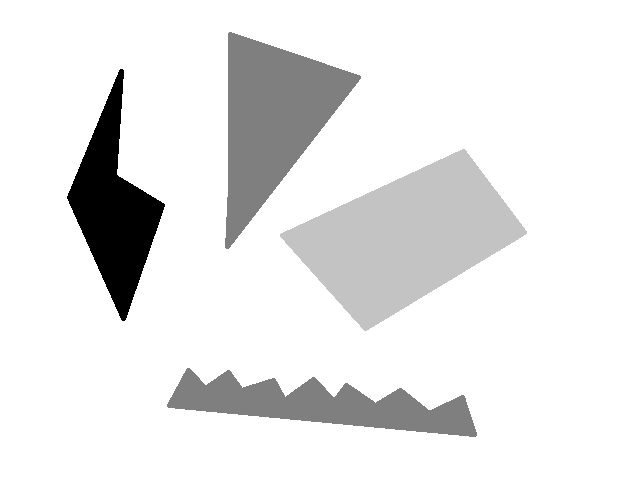
#> input picture imgs/exemplo.png, 640 x 480 px
$ python orbAndSift.py
#> lines starting #> are read from the running program, lines starting #| are printed output that depends on the picture
# Detectando pontos com ORB e realizando a correspondencia com os descritores SIFT e ORB
import numpy as np
import cv2 as cv
import matplotlib.pyplot as plt

img1 = cv.imread('imgs/exemplo.png', cv.IMREAD_GRAYSCALE)  # queryImage
#> img1 is the input picture: shape (480, 640); min 0, max 255, mean 231.6
img2 = cv.imread('imgs/exemplo2.png', cv.IMREAD_GRAYSCALE)  # trainImage
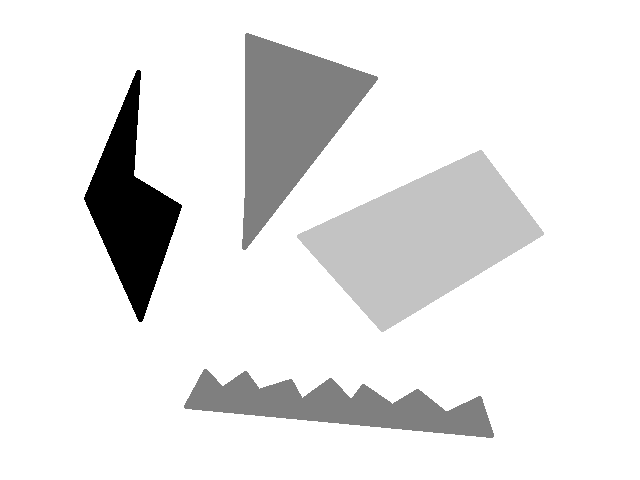
#> input picture imgs/exemplo2.png, 640 x 480 px
#> img2 is the input picture: shape (480, 640); min 0, max 255, mean 231.6

nFeatures = 20
edgeTreshold = 1
sigma = 0.1

# Initiate SIFT detector
sift = cv.SIFT.create(nfeatures=nFeatures, edgeThreshold=edgeTreshold, sigma=sigma)
orb = cv.ORB.create(nfeatures=nFeatures, edgeThreshold=edgeTreshold, scoreType=1)

# find the keypoints and descriptors with SIFT
kp1, des1 = orb.detectAndCompute(img1, None)
#> kp1 = 23 keypoints; strongest (x, y, size): (121, 71, 44.6), (122, 318, 44.6), (123, 318, 53.6), (122, 316, 77.1)
kp2, des2 = orb.detectAndCompute(img2, None)
#> kp2 = 24 keypoints; strongest (x, y, size): (138, 72, 44.6), (140, 320, 44.6), (140, 318, 53.6), (139, 316, 77.1)

# Compute descriptors with ORB
_, des1_sift = sift.compute(img1, kp1)
_, des2_sift = sift.compute(img2, kp2)

# BFMatcher with default params
bf = cv.BFMatcher()
matchesSift = bf.knnMatch(des1_sift, des2_sift, k=3)
#> matchesSift = 23 matches
matchesOrb = bf.knnMatch(des1, des2, k=3)
#> matchesOrb = 23 matches

""" # Apply ratio test
goodOrb = []
for m, n in matchesOrb:
    if m.distance < 0.60 * n.distance:
        goodOrb.append([m])

goodSift = []
for m, n in matchesSift:
    if m.distance < 0.60 * n.distance:
        goodSift.append([m])

accuracyOrb = (len(goodOrb)/len(matchesOrb))*100
accuracySIFT = (len(goodSift)/len(matchesSift))*100 """

print("Matches Sift: ", len(matchesSift),"\nMatches Orb: ", len(matchesOrb))
#| Matches Sift:  23
#| Matches Orb:  23
""" print("Good Sift: ", len(goodSift),"\nGood Orb: ", len(goodOrb))
print("Acerto ORB: {:.2f} %".format(accuracyOrb), "\nAcerto Sift: {:.2f} %".format(accuracySIFT)) """

img3 = cv.drawMatchesKnn(img1, kp1, img2, kp2, matchesOrb, None, flags=cv.DrawMatchesFlags_NOT_DRAW_SINGLE_POINTS)
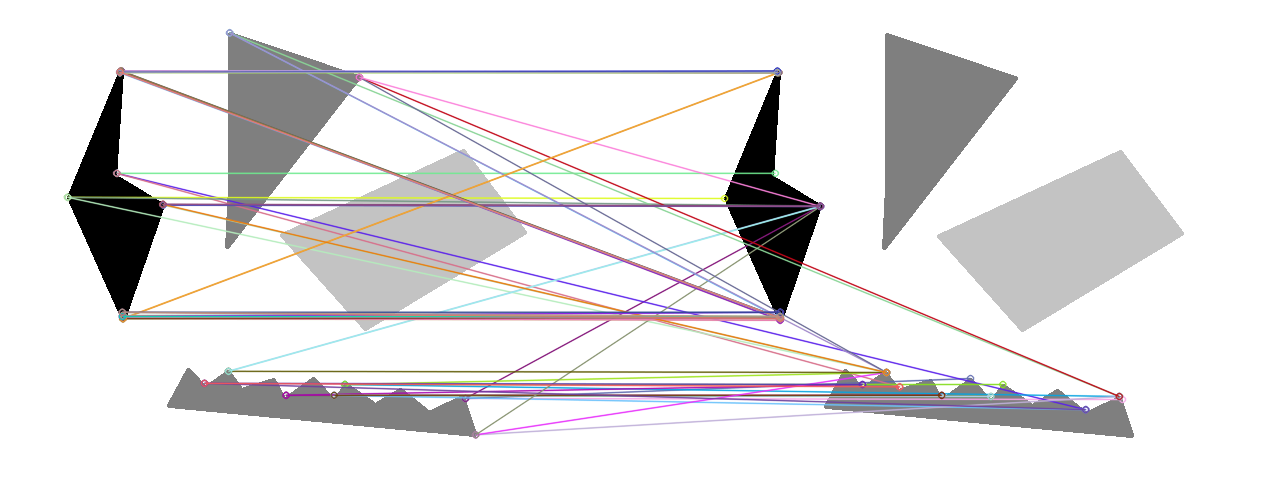
#> img3: shape (480, 1280, 3); mean of channels 0, 1, 2 226.6, 225.8, 227.2; drawn as B, G, R

img4 = cv.drawMatchesKnn(img1, kp1, img2, kp2, matchesSift, None, flags=cv.DrawMatchesFlags_NOT_DRAW_SINGLE_POINTS)
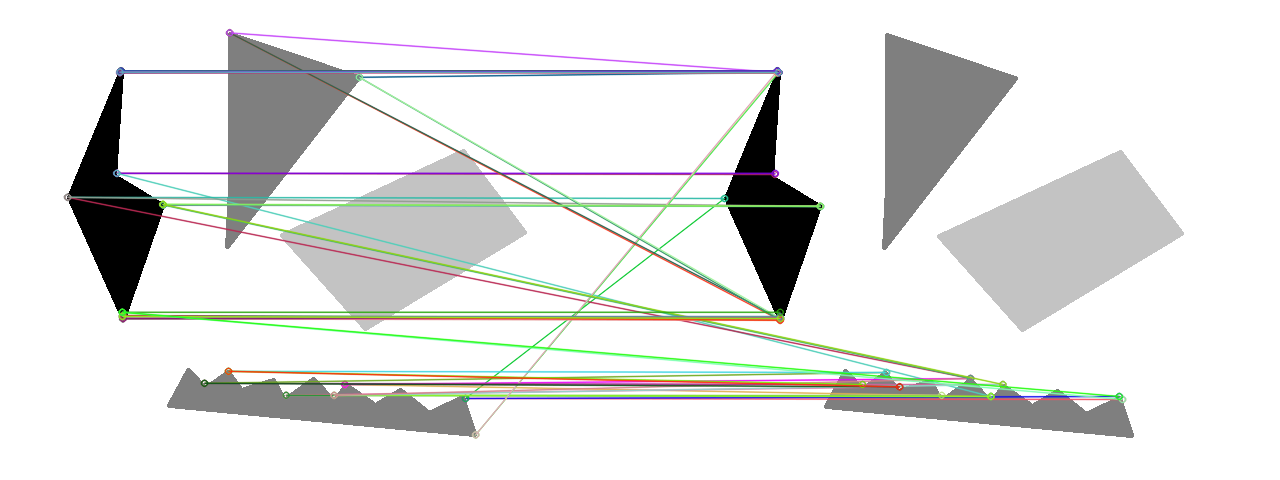
#> img4: shape (480, 1280, 3); mean of channels 0, 1, 2 225.4, 227.1, 226.1; drawn as B, G, R

plt.subplot(1, 2, 1)
plt.imshow(img3)
plt.title('Correspondências ORB')

plt.subplot(1, 2, 2)
plt.imshow(img4)
plt.title('Correspondências detector ORB e descritor SIFT')

# Ajuste o layout para evitar sobreposição

# Exiba a janela com os dois subplots
plt.show()
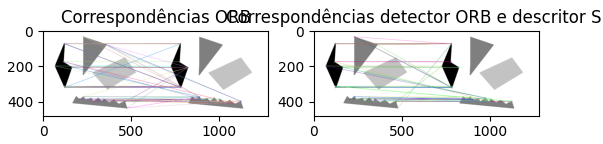
#> figure drawn by matplotlib, 2 panels
